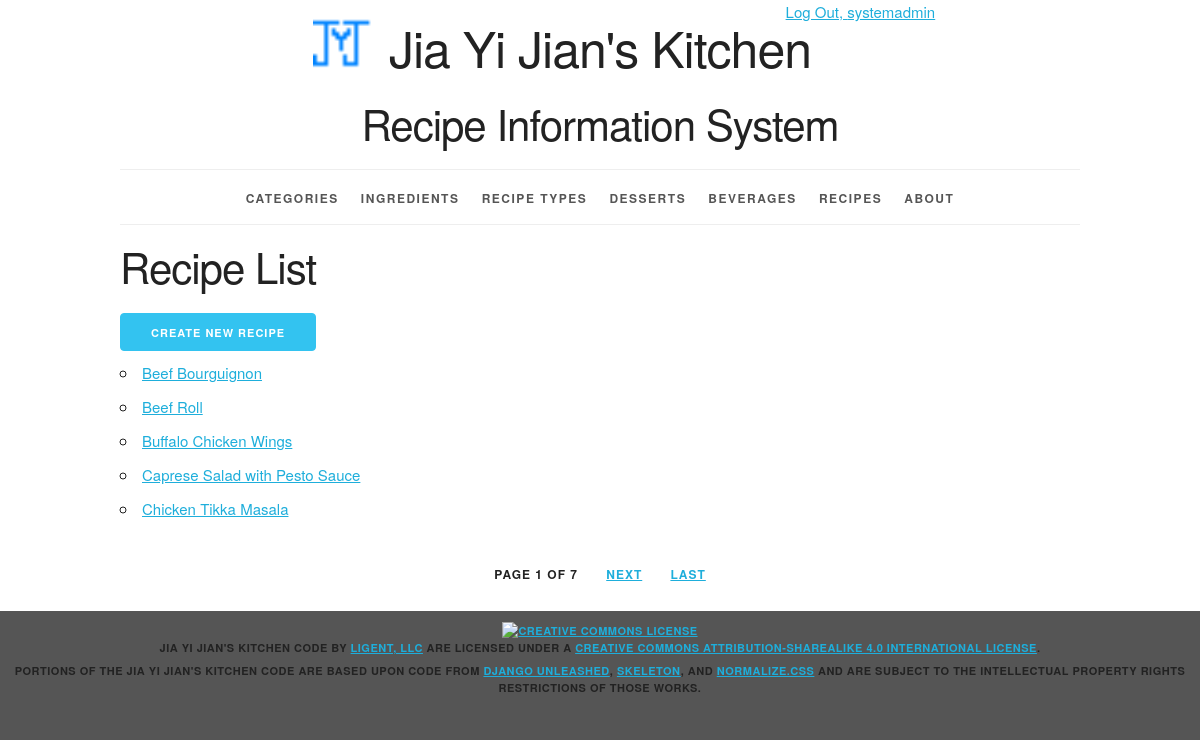
Page /recipes/ (signed in) on the committed database.
### recipeinfo/models.py (models this page shows, shortened)
class Recipe(models.Model):
    recipe_id = models.AutoField(primary_key=True)
    recipe_name = models.CharField(max_length=45)
    recipe_type = models.ForeignKey(Recipe_Type, related_name='recipes', on_delete=models.PROTECT)
    beverage = models.ForeignKey(Beverage, related_name='recipes', on_delete=models.PROTECT)
    dessert = models.ForeignKey(Dessert, related_name='recipes', on_delete=models.PROTECT, null=True)
    def __str__(self):
        return '%s' % (self.recipe_name)
    def get_absolute_url(self):
        return reverse('recipeinfo_recipe_detail_urlpattern', kwargs={'pk': self.pk})
    class Meta:
        ordering = ['recipe_name']
        unique_together = (('recipe_type', 'recipe_name'))

### recipeinfo/views.py (the view)
class RecipeList(LoginRequiredMixin, PermissionRequiredMixin, PageLinksMixin, ListView):
    paginate_by = 5
    model = Recipe
    permission_required = 'recipeinfo.view_recipe'

### recipeinfo/utils.py (called while the page is built)
    def _page_urls(self, page_number):
        return "?{pkw}={n}".format(
            pkw=self.page_kwarg,
            n=page_number)

    def first_page(self, page):
        if page.number > 1:
            return self._page_urls(1)
        return None

    def previous_page(self, page):
        if (page.has_previous()
                and page.number > 2):
            return self._page_urls(
                page.previous_page_number())
        return None

    def next_page(self, page):
        last_page = page.paginator.num_pages
        if (page.has_next()
                and page.number < last_page - 1):
            return self._page_urls(
                page.next_page_number())
        return None

    def last_page(self, page):
        last_page = page.paginator.num_pages
        if page.number < last_page:
            return self._page_urls(last_page)
        return None

    def get_context_data(self, **kwargs):
        context = super().get_context_data(
            **kwargs)
        page = context.get('page_obj')
        if page is not None:
            context.update({
                'first_page_url':
                    self.first_page(page),
                'previous_page_url':
                    self.previous_page(page),
                'next_page_url':
                    self.next_page(page),
                'last_page_url':
                    self.last_page(page),
            })
        return context

### recipeinfo/templates/recipeinfo/recipe_list.html (shortened to what this page needs)
{% extends 'recipeinfo/base.html' %}
{% block content %}
<h2>Recipe List</h2>
    {% if perms.recipeinfo.add_recipe %}
    <div>
         <a href="{% url 'recipeinfo_recipe_create_urlpattern' %}"
         class="button button-primary">Create New Recipe</a>
    </div>
    {% endif %}
<ul>
    {% for recipe in recipe_list %}
        <li>
        <a href="{{ recipe.get_absolute_url }}">{{ recipe }}</a>
        </li>
    {% empty %}
        <li><em>There are currently no recipes in the list.</em></li>
    {% endfor %}
</ul>
{% endblock %}

### recipeinfo/templates/recipeinfo/base.html (shortened to what this page needs)
{% load staticfiles %}
<!DOCTYPE html>
<html lang="en">
<head>
    <link rel="stylesheet" type="text/css"
          href="{% static 'recipeinfo/normalize.css' %}">
    <link rel="stylesheet" type="text/css"
          href="{% static 'recipeinfo/skeleton.css' %}">
    <link rel="stylesheet" type="text/css"
          href="{% static 'recipeinfo/style.css' %}">
</head>
<body>
<div class="container">
    <div class="offset-by-eight four columns">
        <ul class = "inline">
            {% if user.is_authenticated %}
                <li><a href="{% url 'logout_urlpattern' %}">
                    Log Out, {{ user.get_username }}</a></li>
                {% else %}
                <li><a href="{% url 'login_urlpattern' %}">
                    Log In</a></li>
            {% endif %}
        </ul>
    </div>
    <header class="row">
        <div class="offset-by-one ten columns">
            <h1 class="logo">Jia Yi Jian's Kitchen</h1>
            <h2>Recipe Information System</h2>
        </div>
    </header>
    <nav>
        <ul>
            {% if user.is_authenticated %}
            <li>
                <a href="{% url 'recipeinfo_category_list_urlpattern' %}">
                    Categories</a></li>
            <li>
                <a href="{% url 'recipeinfo_ingredient_list_urlpattern' %}">
                    Ingredients</a></li>
            <li>
                <a href="{% url 'recipeinfo_recipe_type_list_urlpattern' %}">
                    Recipe Types</a></li>
            <li>
                <a href="{% url 'recipeinfo_dessert_list_urlpattern' %}">
                    Desserts</a></li>
            <li>
                <a href="{% url 'recipeinfo_beverage_list_urlpattern' %}">
                    Beverages</a></li>
            <li>
                <a href="{% url 'recipeinfo_recipe_list_urlpattern' %}">
                    Recipes</a></li>
            {% endif %}
            <li>
                <a href="{% url 'about_urlpattern' %}">
                    About</a></li>
        </ul>
    </nav>
    <main>
        {% block content %}{% endblock %}
    </main>
    {% if is_paginated %}
        <div class="row">
            <div class="twelve columns">
                <ul class="pagination">
                    <li>
                        Page {{ page_obj.number }}
                        of {{ paginator.num_pages }}
                    </li>
                    {% if next_page_url %}
                        <li>
                            <a href="{{ next_page_url }}">
                                Next</a>
                        </li>
                    {% endif %}
                    {% if last_page_url %}
                        <li>
                            <a href="{{ last_page_url }}">
                                Last</a>
                        </li>
                    {% endif %}
                </ul>
            </div>
        </div>
    {% endif %}
</div>
<footer>
    <p>
        <a rel="license" href="http://creativecommons.org/licenses/by-sa/4.0/">
            <img alt="Creative Commons License" style="border-width:0"
                 src="https://i.creativecommons.org/l/by-sa/4.0/88x31.png"/>
        </a><br/><span property="dct:title">Jia Yi Jian's Kitchen Code</span>
        by
        <a href="https://www.ligent.net" property="cc:attributionName"
           rel="cc:attributionURL">Ligent, LLC</a> are licensed under a
        <a rel="license" href="http://creativecommons.org/licenses/by-sa/4.0/">Creative Commons Attribution-ShareAlike
            4.0 International License</a>.
    </p>
    <p>Portions of the Jia Yi Jian's Kitchen code are based upon code from
        <a href="https://django-unleashed.com">Django Unleashed</a>,
        <a href="http://getskeleton.com/">Skeleton</a>, and
        <a href="https://necolas.github.io/normalize.css/">Normalize.css</a> and
        are subject to the intellectual property rights restrictions of those works.
    </p>
</footer>
</body>
</html>

### recipeinfo/static/recipeinfo/skeleton.css (style rules this page uses)
.container { position: relative; width: 100%; max-width: 960px; margin: 0 auto; padding: 0 20px; box-sizing: border-box; }
.column, .columns { width: 100%; float: left; box-sizing: border-box; }
@media (min-width: 400px) { .container { width: 85%; padding: 0; } }
@media (min-width: 550px) { .container { width: 80%; } }
@media (min-width: 550px) { .column, .columns { margin-left: 4%; } }
@media (min-width: 550px) { .column:first-child, .columns:first-child { margin-left: 0; } }
@media (min-width: 550px) { .four.columns { width: 30.6666666667%; } }
@media (min-width: 550px) { .ten.columns { width: 82.6666666667%; } }
@media (min-width: 550px) { .twelve.columns { width: 100%; margin-left: 0; } }
@media (min-width: 550px) { .offset-by-one.column, .offset-by-one.columns { margin-left: 8.66666666667%; } }
@media (min-width: 550px) { .offset-by-eight.column, .offset-by-eight.columns { margin-left: 69.3333333333%; } }
html { font-size: 62.5%; }
body { font-size: 1.5em; line-height: 1.6; font-weight: 400; font-family: "Raleway", "HelveticaNeue", "Helvetica Neue", Helvetica, Arial, sans-serif; color: #222; }
h1, h2, h3, h4, h5, h6 { margin-top: 0; margin-bottom: 2rem; font-weight: 300; }
h1 { font-size: 4.0rem; line-height: 1.2; letter-spacing: -.1rem; }
h2 { font-size: 3.6rem; line-height: 1.25; letter-spacing: -.1rem; }
@media (min-width: 550px) { h1 { font-size: 5.0rem; } }
@media (min-width: 550px) { h2 { font-size: 4.2rem; } }
p { margin-top: 0; }
a { color: #1EAEDB; }
.button, button, input[type="submit"], input[type="reset"], input[type="button"] { display: inline-block; height: 38px; padding: 0 30px; color: #555; text-align: center; font-size: 11px; font-weight: 600; line-height: 38px; letter-spacing: .1rem; text-transform: uppercase; text-decoration: none; white-space: nowrap; background-color: transparent; border-radius: 4px; border: 1px solid #bbb; cursor: pointer; box-sizing: border-box; }
.button.button-primary, button.button-primary, input[type="submit"].button-primary, input[type="reset"].button-primary, input[type="button"].button-primary { color: #FFF; background-color: #33C3F0; border-color: #33C3F0; }
ul { list-style: circle inside; }
ol, ul { padding-left: 0; margin-top: 0; }
li { margin-bottom: 1rem; }
button, .button { margin-bottom: 1rem; }
pre, blockquote, dl, figure, table, p, ul, ol, form { margin-bottom: 2.5rem; }
.container:after, .row:after, .u-cf { content: ""; display: table; clear: both; }

### recipeinfo/static/recipeinfo/style.css (style rules this page uses)
html { height: 100%; background-color: #555; }
body { background-color: white; }
body>div>header { text-align: center;; }
header h1 { display: inline-block; font-weight: normal; font-style: normal; width: 100%; margin-top: 0; padding-top: 0; }
.logo { padding-top: 50px; background-image: url("recipeinfo_logo.ico"); background-size: 50px; background-repeat: no-repeat; background-position: top; }
@media (min-width: 750px) { .logo { padding-top: 0; background-size: contain; background-position: 0% 0%; } }
@media (min-width: 1000px) { .logo { background-position: 10% 0%; } }
@media (min-width: 1200px) { .logo { background-position: 15% 0%; } }
nav { border-top: 1px solid #eee; width: 100%; border-bottom: 1px solid #eee; margin: 0 0 1em; padding: 0; }
nav ul { margin: 0; padding: 1em 0; list-style-type: none; text-align: center; }
nav ul li { display: inline; padding: 0; margin: 0 0.25em; font-weight: 600; text-transform: uppercase; text-align: center; font-size: 1rem; letter-spacing: .10rem; }
@media (min-width: 400px) { nav ul li { letter-spacing: .15rem; font-size: 1.2rem; margin: 0 0.5em; } }
@media (min-width: 550px) { nav ul li { margin: 0 0.75em; } }
nav ul li a { color: #555; text-decoration: none; background-color: transparent; cursor: pointer; }
.inline { list-style-type: none; padding: 0; margin: 0 0 -0.5em; }
.inline li { display: inline; }
.pagination li { display: inline-block; padding: 0; margin: 0 1em; font-weight: 600; text-transform: uppercase; font-size: 1.2rem; letter-spacing: .10rem; }
.pagination { margin: 0; padding: 1em 0; list-style-type: none; text-align: center; }
body>footer { width: 100%; background-color: #555; font-size: 1.1rem; letter-spacing: .05rem; font-weight: 600; text-transform: uppercase; text-align: center; padding: 1em 0; margin: 1em 0; }
body>footer p { margin-bottom: 0.5rem; }

### rows in the picture
Recipe: recipe_name "Beef Bourguignon"
Recipe: recipe_name "Beef Roll"
Recipe: recipe_name "Buffalo Chicken Wings"
Recipe: recipe_name "Caprese Salad with Pesto Sauce"
Recipe: recipe_name "Chicken Tikka Masala"

### other values in the picture
{{ user.get_username }} "systemadmin"
{{ page_obj.number }} "1"
{{ paginator.num_pages }} "7"
